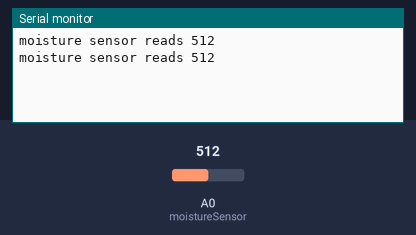
Bench run of a sketch on a simulated Arduino Uno, built with avr-gcc and run on an emulated ATmega328P. On the bench: the last lines printed to the serial monitor. The inputs (shaded band) are chosen by the test bench; at power-on: A0 (moistureSensor) = 512.

Above: at 1.8 s.
1.9 s: A0 (moistureSensor) set to 716
At 2.8 s:
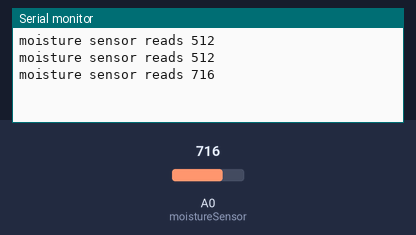
3.4 s: A0 (moistureSensor) set to 900
At 4.8 s:
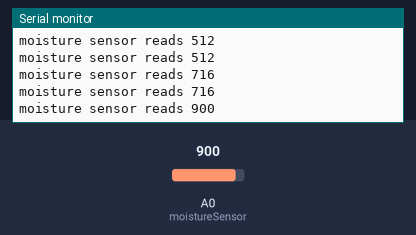
Timing chart, 0 to 6.4 s (numbered marks = the images above; inputs shaded):
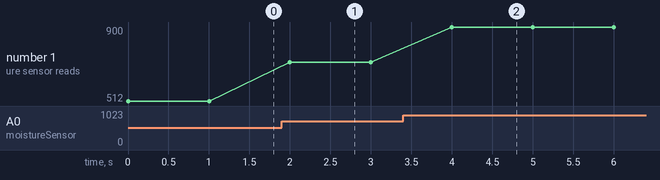

The sketch:

moisturetest.ino
```cpp
//define analog inputs to which we have connected our sensors
int moistureSensor = A0;

int moisture_val;

void setup() {
  //open serial port
Serial.begin(9600);
}

void loop() {
// read the value from the moisture-sensing probes, print it to screen, and wait a second
moisture_val = analogRead(moistureSensor);
Serial.print("moisture sensor reads ");
Serial.println( moisture_val );
delay(1000);
}
```

Measured:
- after the input at 1.9 s, the serial monitor: prints a new line after 0.10 s (image 1)
- after the input at 3.4 s, the serial monitor: prints a new line after 0.60 s (image 2)
- plotted number 1: 512 → 716 after the input at 1.9 s, 716 → 900 after the input at 3.4 s
